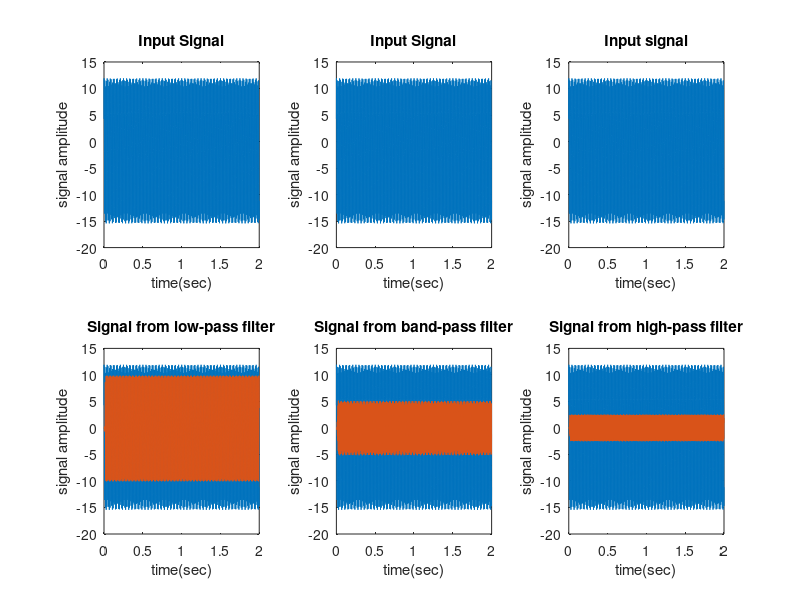
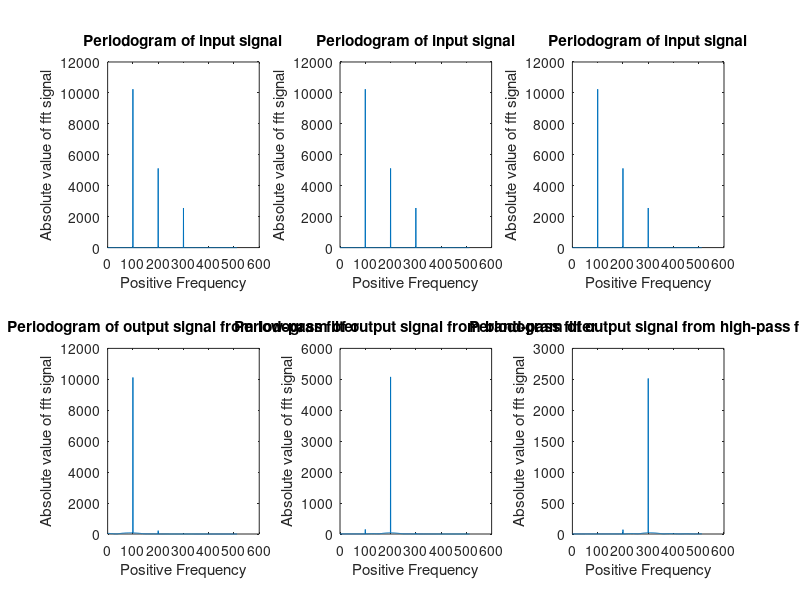

Recreate these plots in MATLAB, in order.
%% Filter Design
% Signal parameters
samplFreq = 1024;
nSamples = 2048;

% Time samples
timeVec = (0:(nSamples-1))/samplFreq;

% Generate the signals
sigVec1 = 10*sin(2*pi*100*timeVec);
sigVec2 = 5*sin(2*pi*200*timeVec + pi/6);
sigVec3 = 2.5*sin(2*pi*300*timeVec + pi/4);

% Add the signals
sigVec = sigVec1 + sigVec2 +  sigVec3;

% Length of data
dataLen = timeVec(end) - timeVec(1);

% DFT sample corresponding to Nyquist frequency
kNyq = floor(nSamples/2) + 1;

% Positive Fourier frequencies
posFreq = (0:(kNyq - 1))*(1/dataLen);

% FFT of the input signal
fftSig = fft(sigVec);
% Discard negative frequencies
fftSig = fftSig(1:kNyq);

% Design low-pass filter for sigVec1
filtOrdr = 30;
b1 = fir1(filtOrdr, 160/(samplFreq/2));
% Apply filter
filtSig1 = fftfilt(b1, sigVec);
% FFT of signal
fftSig1 = fft(filtSig1);
% Discard negative frequencies
fftSig1 = fftSig1(1:kNyq);

% Plot the signal from low pass filter
figure;
hold on;
subplot(2,3,1);
plot(timeVec, sigVec);
xlabel('time(sec)');
ylabel('signal amplitude');
title('Input Signal');
subplot(2,3,4);
plot(timeVec, sigVec);
xlabel('time(sec)');
ylabel('signal amplitude');
hold on;
plot(timeVec,filtSig1);
title('Signal from low-pass filter');

% Design band-pass filter for sigVec2
filtOrdr = 30;
b2 = fir1(filtOrdr, [150/(samplFreq/2) 250/(samplFreq/2)], 'bandpass');
% Apply filter
filtSig2 = fftfilt(b2, sigVec);
fftSig2 = fft(filtSig2);
% Discard negative frequencies
fftSig2 = fftSig2(1:kNyq);

% Plot the signal from band pass filter
subplot(2,3,2);
plot(timeVec, sigVec);
xlabel('time(sec)');
ylabel('signal amplitude');
title('Input Signal');
subplot(2,3,5);
plot(timeVec, sigVec);
hold on;
plot(timeVec, filtSig2);
xlabel('time(sec)');
ylabel('signal amplitude');
title('Signal from band-pass filter');

% Design high-pass filter for sigVec3
filtOrdr = 30;
b3 = fir1(filtOrdr, 250/(samplFreq/2), 'high');
% Apply filter
filtSig3 = fftfilt(b3, sigVec);
fftSig3 = fft(filtSig3);
% Discard negative frequencies
fftSig3 = fftSig3(1:kNyq);

% Plot the signal from high pass filter
subplot(2,3,3);
plot(timeVec, sigVec);
xlabel('time(sec)');
ylabel('signal amplitude');
title('Input signal');
subplot(2,3,6);
plot(timeVec, sigVec);
hold on;
plot(timeVec, filtSig3);
xlabel('time(sec)');
ylabel('signal amplitude');
title('Signal from high-pass filter');
hold off;

figure;
hold on;
% Plot the periodograms
subplot(2,3,1);
plot(posFreq, abs(fftSig));
xlabel('Positive Frequency');
ylabel('Absolute value of fft signal');
title('Periodogram of input signal');
subplot(2,3,4);
plot(posFreq, abs(fftSig1)); 
xlabel('Positive Frequency');
ylabel('Absolute value of fft signal');
title('Periodogram of output signal from low-pass filter');

subplot(2,3,2);
plot(posFreq, abs(fftSig));
xlabel('Positive Frequency');
ylabel('Absolute value of fft signal');
title('Periodogram of input signal');
subplot(2,3,5);
plot(posFreq, abs(fftSig2));
xlabel('Positive Frequency');
ylabel('Absolute value of fft signal');
title('Periodogram of output signal from band-pass filter');

subplot(2,3,3);
plot(posFreq, abs(fftSig));
xlabel('Positive Frequency');
ylabel('Absolute value of fft signal');
title('Periodogram of input signal');
subplot(2,3,6);
plot(posFreq, abs(fftSig3));
xlabel('Positive Frequency');
ylabel('Absolute value of fft signal');
title('Periodogram of output signal from high-pass filter');
